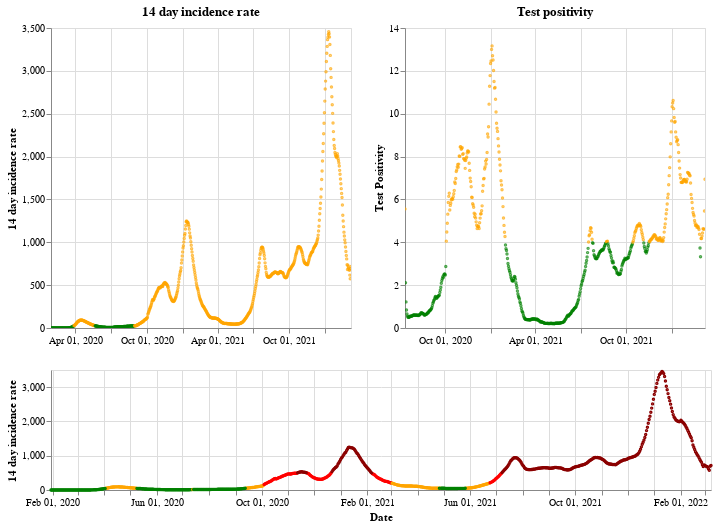

This figure's notebook cell:
### Markdown cell above
## England

### Code cell
plot_traffic_light('England')

### Figure 1 — Vega-Lite specification as saved in the notebook (floating-point values rounded to 4 significant figures; data arrays with more than 128 entries replaced by an {"elided": "..."} marker saying what was removed)
{"config": {"view": {"continuousWidth": 400, "continuousHeight": 300}}, "vconcat": [{"hconcat": [{"mark": {"type": "point", "size": 2}, "encoding": {"color": {"condition": {"value": "green", "test": "(datum.twoWeeklyCasesRate <= 25)"}, "value": "orange"}, "tooltip": [{"type": "nominal", "field": "areaName"}, {"type": "temporal", "field": "date"}, {"type": "quantitative", "field": "twoWeeklyCasesRate"}, {"type": "quantitative", "field": "testPositivity"}], "x": {"type": "temporal", "axis": {"title": ""}, "field": "date", "scale": {"domain": {"selection": "DateBrush"}}, "timeUnit": "yearmonthdate"}, "y": {"type": "quantitative", "axis": {"title": "14 day incidence rate"}, "field": "twoWeeklyCasesRate"}}, "title": "14 day incidence rate", "width": 300}, {"mark": {"type": "point", "size": 2}, "encoding": {"color": {"condition": {"value": "green", "test": "(datum.testPositivity <= 4)"}, "value": "orange"}, "tooltip": [{"type": "nominal", "field": "areaName"}, {"type": "temporal", "field": "date"}, {"type": "quantitative", "field": "twoWeeklyCasesRate"}, {"type": "quantitative", "field": "testPositivity"}], "x": {"type": "temporal", "axis": {"title": ""}, "field": "date", "scale": {"domain": {"selection": "DateBrush"}}, "timeUnit": "yearmonthdate"}, "y": {"type": "quantitative", "axis": {"title": "Test Positivity"}, "field": "testPositivity"}}, "title": "Test positivity", "width": 300}]}, {"layer": [{"mark": {"type": "point", "size": 2}, "encoding": {"color": {"condition": {"value": "orange", "test": "(((datum.testPositivity < 4) && (datum.twoWeeklyCasesRate >= 50)) && (datum.twoWeeklyCasesRate < 200))"}, "value": "red"}, "opacity": {"condition": {"value": 1, "test": "((datum.twoWeeklyCasesRate >= 50) && (datum.twoWeeklyCasesRate < 500))"}, "value": 0}, "tooltip": [{"type": "nominal", "field": "areaName"}, {"type": "temporal", "field": "date"}, {"type": "quantitative", "field": "twoWeeklyCasesRate"}, {"type": "quantitative", "field": "testPositivity"}], "x": {"type": "temporal", "axis": {"title": "Date"}, "field": "date", "timeUnit": "yearmonthdate"}, "y": {"type": "quantitative", "axis": {"title": "14 day incidence rate"}, "field": "twoWeeklyCasesRate"}}, "selection": {"DateBrush": {"type": "interval", "encodings": ["x"], "fields": ["Time"]}}}, {"mark": {"type": "point", "size": 2}, "encoding": {"color": {"value": "darkred"}, "opacity": {"condition": {"value": 1, "test": "(datum.twoWeeklyCasesRate >= 500)"}, "value": 0}, "tooltip": [{"type": "nominal", "field": "areaName"}, {"type": "temporal", "field": "date"}, {"type": "quantitative", "field": "twoWeeklyCasesRate"}, {"type": "quantitative", "field": "testPositivity"}], "x": {"type": "temporal", "axis": {"title": "Date"}, "field": "date", "timeUnit": "yearmonthdate"}, "y": {"type": "quantitative", "axis": {"title": "14 day incidence rate"}, "field": "twoWeeklyCasesRate"}}}, {"mark": {"type": "point", "size": 2}, "encoding": {"color": {"condition": {"value": "green", "test": "((datum.testPositivity < 4) && (datum.twoWeeklyCasesRate < 50))"}, "value": "orange"}, "opacity": {"condition": {"value": 1, "test": "(datum.twoWeeklyCasesRate < 50)"}, "value": 0}, "tooltip": [{"type": "nominal", "field": "areaName"}, {"type": "temporal", "field": "date"}, {"type": "quantitative", "field": "twoWeeklyCasesRate"}, {"type": "quantitative", "field": "testPositivity"}], "x": {"type": "temporal", "axis": {"title": "Date"}, "field": "date", "timeUnit": "yearmonthdate"}, "y": {"type": "quantitative", "axis": {"title": "14 day incidence rate"}, "field": "twoWeeklyCasesRate"}}}], "height": 120, "width": 660}], "data": {"name": "data-cc4c672c84217cfe1937e6bec7c363c6"}, "$schema": "https://vega.github.io/schema/vega-lite/v4.8.1.json", "datasets": {"data-cc4c672c84217cfe1937e6bec7c363c6": {"elided": "769 records"}}}
